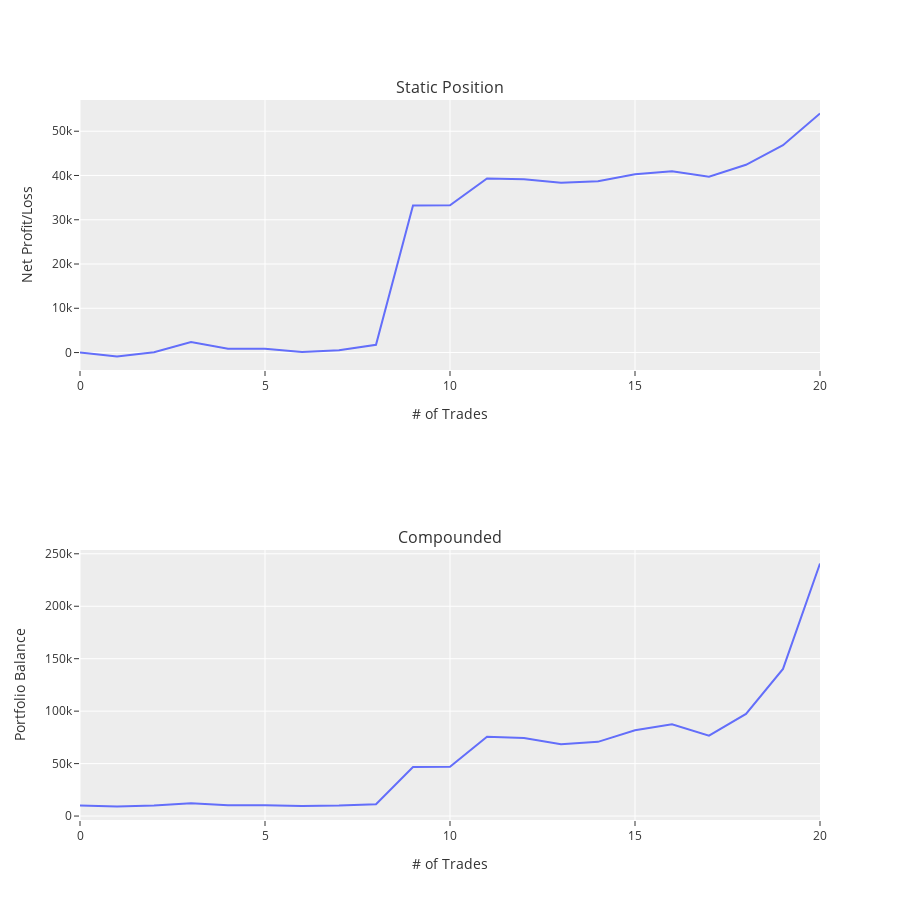

Notebook code for this chart:
### Code cell
res.plot_equity_curves()

### Figure 1 — Plotly figure (JSON) as saved in the notebook; plotly's stock layout.template omitted (floating-point values rounded to 4 significant figures)
{"data": [{"hovertemplate": "x=%{x}<br>y=%{y}<extra></extra>", "legendgroup": "", "line": {"color": "#636efa", "dash": "solid"}, "marker": {"symbol": "circle"}, "mode": "lines", "name": "", "orientation": "v", "showlegend": false, "type": "scatter", "x": [0, 1, 2, 3, 4, 5, 6, 7, 8, 9, 10, 11, 12, 13, 14, 15, 16, 17, 18, 19, 20], "xaxis": "x", "y": [0, -893.2, 78.18, 2351.0, 841.0, 841.0, 111.1, 517.9, 1764.0, 33210.0, 33250.0, 39340.0, 39160.0, 38380.0, 38710.0, 40270.0, 40960.0, 39730.0, 42420.0, 46840.0, 54000.0], "yaxis": "y"}, {"hovertemplate": "x=%{x}<br>y=%{y}<extra></extra>", "legendgroup": "", "line": {"color": "#636efa", "dash": "solid"}, "marker": {"symbol": "circle"}, "mode": "lines", "name": "", "orientation": "v", "showlegend": false, "type": "scatter", "x": [0, 1, 2, 3, 4, 5, 6, 7, 8, 9, 10, 11, 12, 13, 14, 15, 16, 17, 18, 19, 20], "xaxis": "x2", "y": [10000, 9107.0, 9991.0, 12260.0, 10410.0, 10410.0, 9651.0, 10040.0, 11300.0, 46810.0, 47010.0, 75660.0, 74300.0, 68510.0, 70740.0, 81800.0, 87440.0, 76650.0, 97300.0, 140300.0, 240700.0], "yaxis": "y2"}], "layout": {"annotations": [{"font": {"size": 16}, "showarrow": false, "text": "Static Position", "x": 0.5, "xanchor": "center", "xref": "paper", "y": 1, "yanchor": "bottom", "yref": "paper"}, {"font": {"size": 16}, "showarrow": false, "text": "Compounded", "x": 0.5, "xanchor": "center", "xref": "paper", "y": 0.375, "yanchor": "bottom", "yref": "paper"}], "height": 900, "width": 900, "xaxis": {"anchor": "y", "domain": [0, 1], "title": {"text": "# of Trades"}}, "xaxis2": {"anchor": "y2", "domain": [0, 1], "title": {"text": "# of Trades"}}, "yaxis": {"anchor": "x", "domain": [0.625, 1], "title": {"text": "Net Profit/Loss"}}, "yaxis2": {"anchor": "x2", "domain": [0, 0.375], "title": {"text": "Portfolio Balance"}}}}
